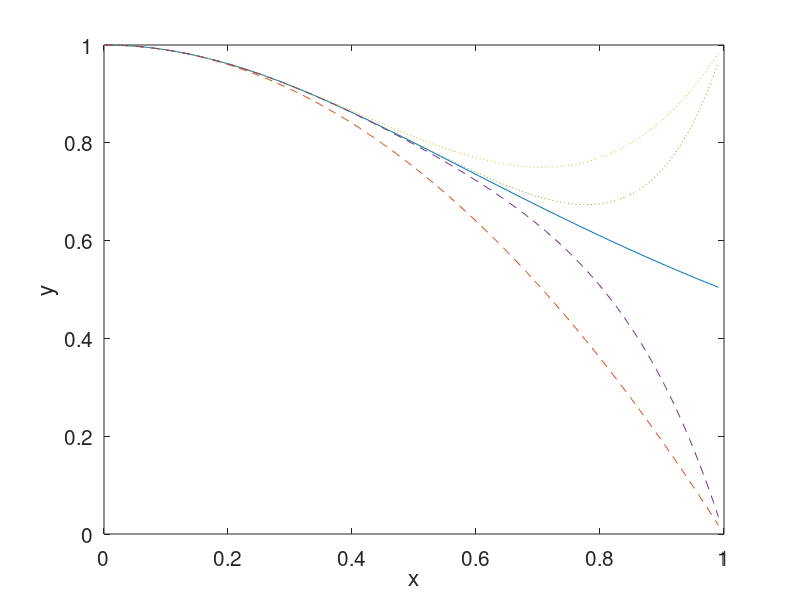

This figure's MATLAB source:
clear all
close all

%------
% prepare graphs of functions
% cheb poly are implemented
%------

N=128;
a=0.0;
b=0.99;

Dx=(b-a)/N;

hold on

%---
for repeat=1:5

for i=1:N+1
 x(i) = 0.001+ a +(i-1)*Dx;
 xs = x(i)^2;
 if(repeat==1)
  y(i) = 1/(1+xs);
 elseif(repeat==2)
  y(i) = 1-xs;
 elseif(repeat==3)
  y(i) = 1-xs+xs*xs;
 elseif(repeat==4)
  y(i) = 1-xs+xs*xs-xs*xs*xs;
 elseif(repeat==5)
  y(i) = 1-xs+xs*xs-xs*xs*xs+xs*xs*xs*xs;
 end
end

if(repeat==1)
 plot(x,y);
 elseif(repeat==2)
 plot(x,y,'--');
 elseif(repeat==3)
 plot(x,y,':');
 elseif(repeat==4)
 plot(x,y,'--');
 elseif(repeat==5)
 plot(x,y,':');
end

end
%---

%axis([0, 1, 0, 10])
%axis([0, 3, 0, 1.2])
xlabel('x','fontsize',15)
ylabel('y','fontsize',15)
set(gca,'fontsize',15)
box
